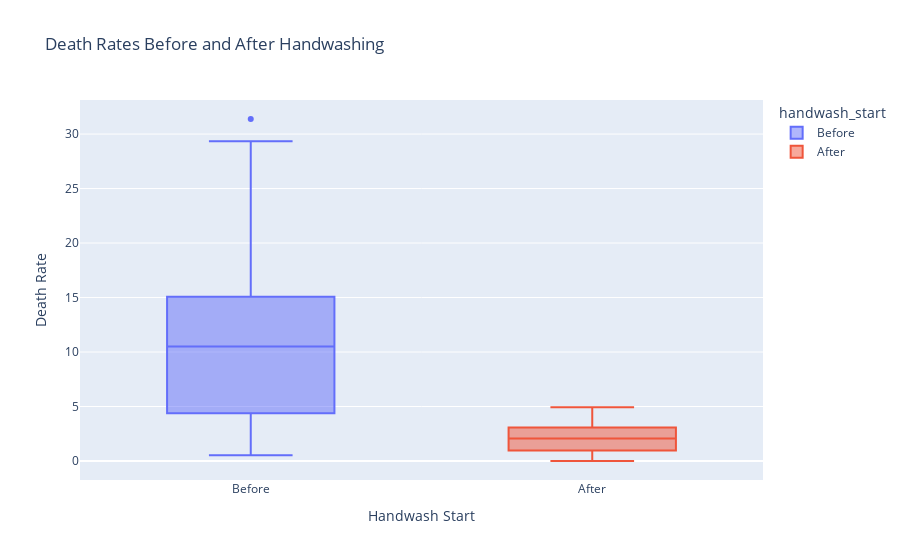

Here is the notebook cell this chart was saved with:
### Code cell
drate_change_fig = px.box(
    data_frame=df_monthly,
    x='handwash_start',
    y='pct_deaths',
    color='handwash_start',
    title='Death Rates Before and After Handwashing'
)

drate_change_fig.update_layout(
    xaxis_title='Handwash Start',
    yaxis_title='Death Rate'
)


drate_change_fig.show()

### Figure 1 — Plotly figure (JSON) as saved in the notebook; plotly's stock layout.template omitted (floating-point values rounded to 4 significant figures)
{"data": [{"alignmentgroup": "True", "hovertemplate": "handwash_start=%{x}<br>pct_deaths=%{y}<extra></extra>", "legendgroup": "Before", "marker": {"color": "#636efa"}, "name": "Before", "notched": false, "offsetgroup": "Before", "orientation": "v", "showlegend": true, "type": "box", "x": ["Before", "Before", "Before", "Before", "Before", "Before", "Before", "Before", "Before", "Before", "Before", "Before", "Before", "Before", "Before", "Before", "Before", "Before", "Before", "Before", "Before", "Before", "Before", "Before", "Before", "Before", "Before", "Before", "Before", "Before", "Before", "Before", "Before", "Before", "Before", "Before", "Before", "Before", "Before", "Before", "Before", "Before", "Before", "Before", "Before", "Before", "Before", "Before", "Before", "Before", "Before", "Before", "Before", "Before", "Before", "Before", "Before", "Before", "Before", "Before", "Before", "Before", "Before", "Before", "Before", "Before", "Before", "Before", "Before", "Before", "Before", "Before", "Before", "Before", "Before", "Before"], "x0": " ", "xaxis": "x", "y": [14.57, 7.531, 4.332, 1.569, 0.7843, 5, 8.421, 1.351, 1.878, 11.02, 22.55, 20.85, 12.22, 10.23, 10.74, 3.226, 6.593, 20.78, 25.46, 18.39, 29.34, 22.97, 31.38, 19.12, 15.97, 12.41, 11.93, 6.098, 4.082, 0.5236, 1.554, 2.262, 17.6, 7.143, 8.051, 15.16, 11.28, 17.03, 17.31, 5.833, 2.679, 4.369, 6.32, 1.224, 3.226, 11.02, 10.55, 7.591, 4.745, 4.452, 4.231, 4.392, 7.143, 6.122, 3.586, 10.55, 14.84, 10.94, 10.49, 13.39, 18.09, 15.43, 18.97, 13.44, 10.15, 13.1, 18.06, 14.39, 14.96, 10.77, 5.369, 3.215, 1.923, 3.607, 18.27, 12.24], "y0": " ", "yaxis": "y"}, {"alignmentgroup": "True", "hovertemplate": "handwash_start=%{x}<br>pct_deaths=%{y}<extra></extra>", "legendgroup": "After", "marker": {"color": "#EF553B"}, "name": "After", "notched": false, "offsetgroup": "After", "orientation": "v", "showlegend": true, "type": "box", "x": ["After", "After", "After", "After", "After", "After", "After", "After", "After", "After", "After", "After", "After", "After", "After", "After", "After", "After", "After", "After", "After", "After"], "x0": " ", "xaxis": "x", "y": [2.239, 1.2, 1.894, 4.58, 3.957, 4.472, 2.93, 3.534, 0.6873, 0, 0.6557, 0.9585, 1.136, 0.3717, 0, 0.9615, 2.341, 2.903, 1.34, 2.233, 3.085, 4.926], "y0": " ", "yaxis": "y"}], "layout": {"boxmode": "overlay", "legend": {"title": {"text": "handwash_start"}, "tracegroupgap": 0}, "title": {"text": "Death Rates Before and After Handwashing"}, "xaxis": {"anchor": "y", "categoryarray": ["Before", "After"], "categoryorder": "array", "domain": [0, 1], "title": {"text": "Handwash Start"}}, "yaxis": {"anchor": "x", "domain": [0, 1], "title": {"text": "Death Rate"}}}}
